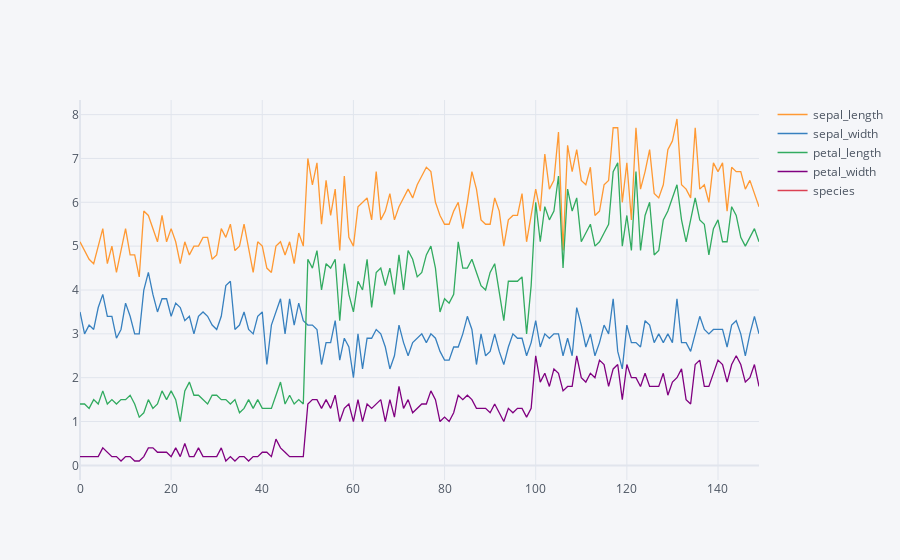

Write notebook code for a chart like this one.
### Markdown cell above
## using iplot()

### Code cell
iris_df.iplot()

### Figure 1 — Plotly figure (JSON) as saved in the notebook; plotly's stock layout.template omitted (floating-point values rounded to 4 significant figures; data arrays with more than 128 entries replaced by an {"elided": "..."} marker saying what was removed)
{"data": [{"line": {"color": "rgba(255, 153, 51, 1.0)", "dash": "solid", "shape": "linear", "width": 1.3}, "mode": "lines", "name": "sepal_length", "text": "", "type": "scatter", "x": {"elided": "150 int values"}, "y": {"elided": "150 float values"}}, {"line": {"color": "rgba(55, 128, 191, 1.0)", "dash": "solid", "shape": "linear", "width": 1.3}, "mode": "lines", "name": "sepal_width", "text": "", "type": "scatter", "x": {"elided": "150 int values"}, "y": {"elided": "150 float values"}}, {"line": {"color": "rgba(50, 171, 96, 1.0)", "dash": "solid", "shape": "linear", "width": 1.3}, "mode": "lines", "name": "petal_length", "text": "", "type": "scatter", "x": {"elided": "150 int values"}, "y": {"elided": "150 float values"}}, {"line": {"color": "rgba(128, 0, 128, 1.0)", "dash": "solid", "shape": "linear", "width": 1.3}, "mode": "lines", "name": "petal_width", "text": "", "type": "scatter", "x": {"elided": "150 int values"}, "y": {"elided": "150 float values"}}, {"line": {"color": "rgba(219, 64, 82, 1.0)", "dash": "solid", "shape": "linear", "width": 1.3}, "mode": "lines", "name": "species", "text": "", "type": "scatter", "x": {"elided": "150 int values"}, "y": {"elided": "150 str values"}}], "layout": {"legend": {"bgcolor": "#F5F6F9", "font": {"color": "#4D5663"}}, "paper_bgcolor": "#F5F6F9", "plot_bgcolor": "#F5F6F9", "title": {"font": {"color": "#4D5663"}}, "xaxis": {"gridcolor": "#E1E5ED", "showgrid": true, "tickfont": {"color": "#4D5663"}, "title": {"font": {"color": "#4D5663"}, "text": ""}, "zerolinecolor": "#E1E5ED"}, "yaxis": {"gridcolor": "#E1E5ED", "showgrid": true, "tickfont": {"color": "#4D5663"}, "title": {"font": {"color": "#4D5663"}, "text": ""}, "zerolinecolor": "#E1E5ED"}}}
